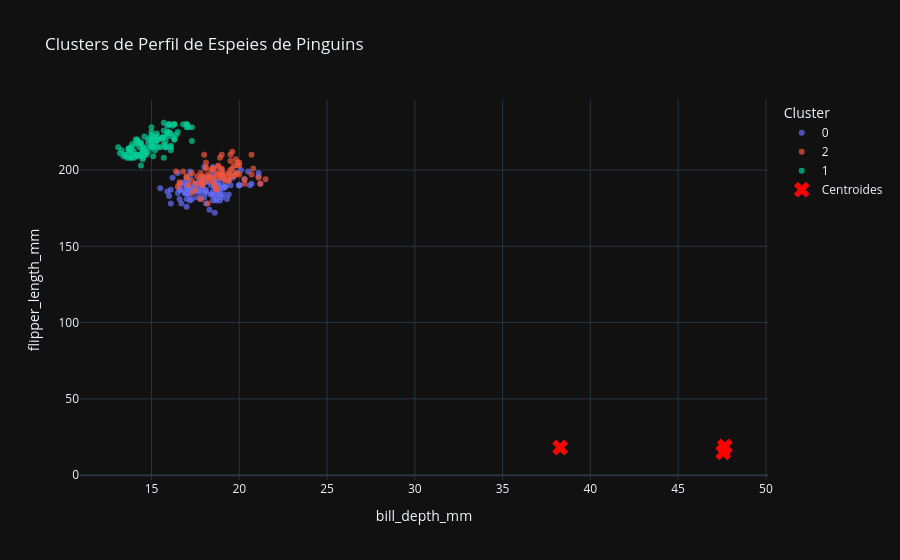

The cell this chart's notebook holds for it:
### Code cell
df_clusters = pd.DataFrame({
    'bill_depth_mm': penguins['bill_depth_mm'],
    'flipper_length_mm': penguins['flipper_length_mm'],
    'cluster': labels.astype(str)
})

fig = px.scatter(df_clusters, x='bill_depth_mm', y='flipper_length_mm', color='cluster',
                 color_continuous_scale='viridis', opacity=0.7,
                 title='Clusters de Perfil de Espeies de Pinguins')

fig.add_scatter(x=centroides_originais[:, 0], y=centroides_originais[:, 1],
                mode='markers', marker=dict(color='red', symbol='x', size=14),
                name='Centroides')


fig.update_layout(xaxis_title='bill_depth_mm', yaxis_title='flipper_length_mm',
                  legend_title='Cluster')
fig.show()

### Figure 1 — Plotly figure (JSON) as saved in the notebook; plotly's stock layout.template omitted (floating-point values rounded to 4 significant figures; data arrays with more than 128 entries replaced by an {"elided": "..."} marker saying what was removed)
{"data": [{"hovertemplate": "cluster=0<br>bill_depth_mm=%{x}<br>flipper_length_mm=%{y}<extra></extra>", "legendgroup": "0", "marker": {"color": "#636efa", "opacity": 0.7, "symbol": "circle"}, "mode": "markers", "name": "0", "orientation": "v", "showlegend": true, "x": {"elided": "129 float values"}, "xaxis": "x", "y": {"elided": "129 float values"}, "yaxis": "y", "type": "scatter"}, {"hovertemplate": "cluster=2<br>bill_depth_mm=%{x}<br>flipper_length_mm=%{y}<extra></extra>", "legendgroup": "2", "marker": {"color": "#EF553B", "opacity": 0.7, "symbol": "circle"}, "mode": "markers", "name": "2", "orientation": "v", "showlegend": true, "x": [20.7, 21.5, 19.7, 21.2, 19.5, 21.1, 19.4, 18.9, 18.5, 19.1, 17.6, 18.1, 18.9, 18.5, 20.0, 19.0, 20.3, 19.5, 18.3, 18.0, 19.2, 18.5, 17.9, 19.5, 19.2, 18.7, 19.8, 17.8, 18.2, 18.2, 18.9, 19.9, 17.8, 20.3, 17.3, 18.1, 17.1, 19.6, 20.0, 17.8, 18.6, 18.2, 17.5, 19.4, 17.9, 19.0, 18.4, 19.0, 17.8, 20.0, 20.8, 18.8, 18.6, 16.8, 18.3, 20.7, 16.6, 19.9, 19.5, 17.5, 19.1, 17.0, 17.9, 18.5, 17.9, 19.6, 18.7, 17.3, 16.4, 19.0, 17.3, 19.7, 18.8, 16.6, 19.9, 18.8, 19.4, 19.5, 16.5, 17.0, 19.8, 18.1, 18.2, 19.0, 18.7], "xaxis": "x", "y": [197.0, 194.0, 196.0, 191.0, 200.0, 195.0, 198.0, 197.0, 195.0, 195.0, 196.0, 205.0, 208.0, 192.0, 203.0, 197.0, 191.0, 197.0, 196.0, 210.0, 197.0, 201.0, 192.0, 196.0, 193.0, 188.0, 197.0, 198.0, 178.0, 197.0, 195.0, 198.0, 193.0, 194.0, 185.0, 201.0, 190.0, 201.0, 197.0, 181.0, 190.0, 195.0, 191.0, 193.0, 195.0, 197.0, 200.0, 200.0, 191.0, 205.0, 201.0, 203.0, 195.0, 199.0, 195.0, 210.0, 192.0, 205.0, 210.0, 187.0, 196.0, 196.0, 196.0, 201.0, 190.0, 212.0, 187.0, 198.0, 199.0, 201.0, 193.0, 203.0, 197.0, 191.0, 203.0, 202.0, 194.0, 206.0, 189.0, 195.0, 207.0, 202.0, 193.0, 210.0, 198.0], "yaxis": "y", "type": "scatter"}, {"hovertemplate": "cluster=1<br>bill_depth_mm=%{x}<br>flipper_length_mm=%{y}<extra></extra>", "legendgroup": "1", "marker": {"color": "#00cc96", "opacity": 0.7, "symbol": "circle"}, "mode": "markers", "name": "1", "orientation": "v", "showlegend": true, "x": [13.2, 16.3, 14.1, 15.2, 14.5, 13.5, 14.6, 15.3, 13.4, 15.4, 13.7, 16.1, 13.7, 14.6, 14.6, 15.7, 13.5, 15.2, 14.5, 15.1, 14.3, 14.5, 14.5, 15.8, 13.1, 15.1, 15.0, 14.3, 15.3, 15.3, 14.2, 14.5, 17.0, 14.8, 16.3, 13.7, 17.3, 13.6, 15.7, 13.7, 16.0, 13.7, 15.0, 15.9, 13.9, 13.9, 15.9, 13.3, 15.8, 14.2, 14.1, 14.4, 15.0, 14.4, 15.4, 13.9, 15.0, 14.5, 15.3, 13.8, 14.9, 13.9, 15.7, 14.2, 16.8, 16.2, 14.2, 15.0, 15.0, 15.6, 15.6, 14.8, 15.0, 16.0, 14.2, 16.3, 13.8, 16.4, 14.5, 15.6, 14.6, 15.9, 13.8, 17.3, 14.4, 14.2, 14.0, 17.0, 15.0, 17.1, 14.5, 16.1, 14.7, 15.7, 15.8, 14.6, 14.4, 16.5, 15.0, 17.0, 15.5, 15.0, 16.1, 14.7, 15.8, 14.0, 15.1, 15.2, 15.9, 15.2, 16.3, 14.1, 16.0, 16.2, 13.7, 14.3, 15.7, 14.8, 16.1], "xaxis": "x", "y": [211.0, 230.0, 210.0, 218.0, 215.0, 210.0, 211.0, 219.0, 209.0, 215.0, 214.0, 216.0, 214.0, 213.0, 210.0, 217.0, 210.0, 221.0, 209.0, 222.0, 218.0, 215.0, 213.0, 215.0, 215.0, 215.0, 215.0, 210.0, 220.0, 222.0, 209.0, 207.0, 230.0, 220.0, 220.0, 213.0, 219.0, 208.0, 208.0, 208.0, 225.0, 210.0, 216.0, 222.0, 217.0, 210.0, 225.0, 213.0, 215.0, 210.0, 220.0, 210.0, 225.0, 217.0, 220.0, 208.0, 220.0, 208.0, 224.0, 208.0, 221.0, 214.0, 231.0, 219.0, 230.0, 229.0, 220.0, 223.0, 216.0, 221.0, 221.0, 217.0, 216.0, 230.0, 209.0, 220.0, 215.0, 223.0, 212.0, 221.0, 212.0, 224.0, 212.0, 228.0, 218.0, 218.0, 212.0, 230.0, 218.0, 228.0, 212.0, 224.0, 214.0, 226.0, 216.0, 222.0, 203.0, 225.0, 219.0, 228.0, 215.0, 228.0, 215.0, 210.0, 219.0, 208.0, 209.0, 216.0, 229.0, 213.0, 230.0, 217.0, 230.0, 222.0, 214.0, 215.0, 222.0, 212.0, 213.0], "yaxis": "y", "type": "scatter"}, {"marker": {"color": "red", "size": 14, "symbol": "x"}, "mode": "markers", "name": "Centroides", "x": [38.28, 47.57, 47.66], "y": [18.12, 15.0, 18.75], "type": "scatter"}], "layout": {"xaxis": {"anchor": "y", "domain": [0.0, 1.0], "title": {"text": "bill_depth_mm"}}, "yaxis": {"anchor": "x", "domain": [0.0, 1.0], "title": {"text": "flipper_length_mm"}}, "legend": {"title": {"text": "Cluster"}, "tracegroupgap": 0}, "title": {"text": "Clusters de Perfil de Espeies de Pinguins"}}}
